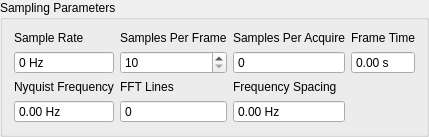
        <widget class="QGroupBox" name="sampling_parameters_groupbox">
         <property name="title">
          <string>Sampling Parameters</string>
         </property>
         <layout class="QGridLayout" name="gridLayout">
          <item row="0" column="2">
           <layout class="QVBoxLayout" name="samples_per_read_layout">
            <item>
             <widget class="QLabel" name="samples_per_acquire_label">
              <property name="text">
               <string>Samples Per Acquire</string>
              </property>
             </widget>
            </item>
            <item>
             <widget class="QSpinBox" name="samples_per_acquire_display">
              <property name="enabled">
               <bool>true</bool>
              </property>
              <property name="toolTip">
               <string>Number of new samples that the control process acquires at a time.  This added to the overlapped samples will result in the Samples per Frame.  This will be equal to the Samples per Frame * (1 - Overlap Percentage / 100).  This need not correspond to the read or write size of the data acquisition system as the control process acquisition is buffered.</string>
              </property>
              <property name="readOnly">
               <bool>true</bool>
              </property>
              <property name="buttonSymbols">
               <enum>QAbstractSpinBox::NoButtons</enum>
              </property>
              <property name="prefix">
               <string/>
              </property>
              <property name="maximum">
               <number>1000000</number>
              </property>
             </widget>
            </item>
           </layout>
          </item>
          <item row="0" column="0">
           <layout class="QVBoxLayout" name="sample_rate_layout">
            <item>
             <widget class="QLabel" name="sample_rate_display_label">
              <property name="text">
               <string>Sample Rate</string>
              </property>
             </widget>
            </item>
            <item>
             <widget class="QSpinBox" name="sample_rate_display">
              <property name="enabled">
               <bool>true</bool>
              </property>
              <property name="toolTip">
               <string>Sample rate in samples per second of the data acquisition hardware.  This is a global parameter and must be set in the Data Acquisition Setup tab.</string>
              </property>
              <property name="readOnly">
               <bool>true</bool>
              </property>
              <property name="buttonSymbols">
               <enum>QAbstractSpinBox::NoButtons</enum>
              </property>
              <property name="suffix">
               <string> Hz</string>
              </property>
              <property name="prefix">
               <string/>
              </property>
              <property name="maximum">
               <number>1000000</number>
              </property>
             </widget>
            </item>
           </layout>
          </item>
          <item row="1" column="0">
           <layout class="QVBoxLayout" name="nyquist_frequency_layout">
            <item>
             <widget class="QLabel" name="nyquist_frequency_label">
              <property name="text">
               <string>Nyquist Frequency</string>
              </property>
             </widget>
            </item>
            <item>
             <widget class="QDoubleSpinBox" name="nyquist_frequency_display">
              <property name="enabled">
               <bool>true</bool>
              </property>
              <property name="toolTip">
               <string>The Nyquist Frequency is the highest frequency that can be analyzed using frequency domain techniques.  It is the Sample Rate / 2.</string>
              </property>
              <property name="readOnly">
               <bool>true</bool>
              </property>
              <property name="buttonSymbols">
               <enum>QAbstractSpinBox::NoButtons</enum>
              </property>
              <property name="suffix">
               <string> Hz</string>
              </property>
              <property name="maximum">
               <double>1000000.000000000000000</double>
              </property>
             </widget>
            </item>
           </layout>
          </item>
          <item row="1" column="1">
           <layout class="QVBoxLayout" name="fft_lines_layout">
            <item>
             <widget class="QLabel" name="fft_lines_label">
              <property name="text">
               <string>FFT Lines</string>
              </property>
             </widget>
            </item>
            <item>
             <widget class="QSpinBox" name="fft_lines_display">
              <property name="enabled">
               <bool>true</bool>
              </property>
              <property name="toolTip">
               <string>The number of frequency lines in the Fast Fourier Transform output, which is the number of frequency lines that will be in the Transfer Function and CPSD matrices.</string>
              </property>
              <property name="readOnly">
               <bool>true</bool>
              </property>
              <property name="buttonSymbols">
               <enum>QAbstractSpinBox::NoButtons</enum>
              </property>
              <property name="prefix">
               <string/>
              </property>
              <property name="maximum">
               <number>1000000</number>
              </property>
             </widget>
            </item>
           </layout>
          </item>
          <item row="1" column="2">
           <layout class="QVBoxLayout" name="frequency_spacing_layout">
            <item>
             <widget class="QLabel" name="frequency_spacing_label">
              <property name="text">
               <string>Frequency Spacing</string>
              </property>
             </widget>
            </item>
            <item>
             <widget class="QDoubleSpinBox" name="frequency_spacing_display">
              <property name="enabled">
               <bool>true</bool>
              </property>
              <property name="toolTip">
               <string>The frequency resolution of the measurement, computed by 1/Frame Time.</string>
              </property>
              <property name="readOnly">
               <bool>true</bool>
              </property>
              <property name="buttonSymbols">
               <enum>QAbstractSpinBox::NoButtons</enum>
              </property>
              <property name="suffix">
               <string> Hz</string>
              </property>
              <property name="maximum">
               <double>1000000.000000000000000</double>
              </property>
             </widget>
            </item>
           </layout>
          </item>
          <item row="0" column="1">
           <layout class="QVBoxLayout" name="samples_per_frame_layout">
            <item>
             <widget class="QLabel" name="samples_per_frame_label">
              <property name="text">
               <string>Samples Per Frame</string>
              </property>
             </widget>
            </item>
            <item>
             <widget class="QSpinBox" name="samples_per_frame_selector">
              <property name="enabled">
               <bool>true</bool>
              </property>
              <property name="toolTip">
               <string>Samples per measurement frame in the signal processing. The measurement frame is the `block` of data upon which the signal processing will be performed. This value will determine the window size. A larger value will result in more frequency lines in the FFT analysis. This need not correspond to the read or write size in the data acquisition system.</string>
              </property>
              <property name="readOnly">
               <bool>false</bool>
              </property>
              <property name="buttonSymbols">
               <enum>QAbstractSpinBox::UpDownArrows</enum>
              </property>
              <property name="keyboardTracking">
               <bool>false</bool>
              </property>
              <property name="minimum">
               <number>10</number>
              </property>
              <property name="maximum">
               <number>1000000</number>
              </property>
              <property name="singleStep">
               <number>2</number>
              </property>
             </widget>
            </item>
           </layout>
          </item>
          <item row="0" column="5">
           <layout class="QVBoxLayout" name="frame_time_layout">
            <item>
             <widget class="QLabel" name="frame_time_label">
              <property name="text">
               <string>Frame Time</string>
              </property>
             </widget>
            </item>
            <item>
             <widget class="QDoubleSpinBox" name="frame_time_display">
              <property name="enabled">
               <bool>true</bool>
              </property>
              <property name="toolTip">
               <string>Time to acquire each measurement frame in seconds.  This is the Samples per Frame divided by the Sample Rate.</string>
              </property>
              <property name="readOnly">
               <bool>true</bool>
              </property>
              <property name="buttonSymbols">
               <enum>QAbstractSpinBox::NoButtons</enum>
              </property>
              <property name="suffix">
               <string> s</string>
              </property>
             </widget>
            </item>
           </layout>
          </item>
         </layout>
        </widget>
